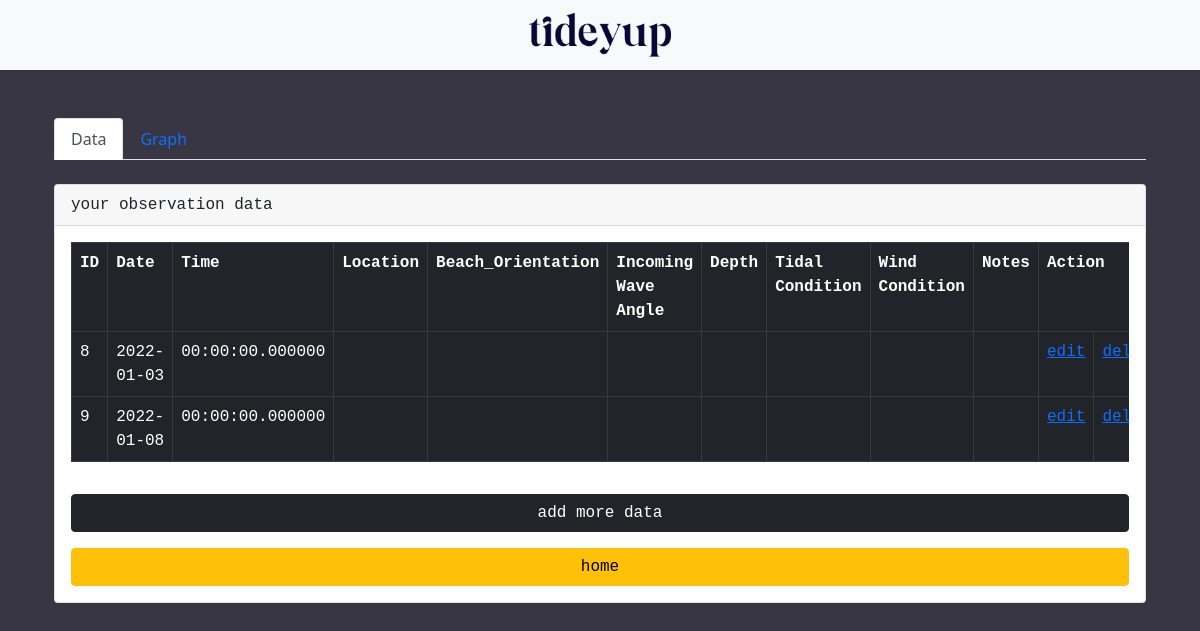
Screenshot of /tideyupnew/user/reviewdata.php with the database file from the repository.
### tables this page shows
CREATE TABLE `tidepad` (
  `id_data` int(11) NOT NULL,
  `id_user` int(11) NOT NULL,
  `date` date NOT NULL,
  `time` time(6) NOT NULL,
  `location` varchar(1000) NOT NULL,
  `beach_orientation` varchar(255) NOT NULL,
  `incoming_wave_angle` varchar(255) NOT NULL,
  `depth` varchar(255) NOT NULL,
  `tidal_condition` varchar(255) NOT NULL,
  `wind_condition` varchar(255) NOT NULL,
  `notes` varchar(255) NOT NULL
);

### tideyupnew/user/reviewdata.php (the view, shortened to what this page needs)
<?php
    include ("koneksi.php");
    $kode_user = $_SESSION["kode_user"];
    $query = "SELECT * FROM tidepad WHERE id_user='$kode_user'";
    $hasil = mysqli_query($koneksi, $query);
?>
<!DOCTYPE html>
<html lang="en">
<head>
    <link href="https://cdn.jsdelivr.net/npm/bootstrap@5.1.1/dist/css/bootstrap.min.css" rel="stylesheet">
    <link rel="stylesheet" href="datepicker/css/datepicker.css">
    <nav class="navbar sticky-top navbar-light bg-light">
    <a class="navbar-brand mx-auto" align="center" href="index.php">
      <img src="img/logo.png" width="70%" height="70%" class="d-inline-block align-top" alt="">
     </a>
</nav>
</head>
<body>
<div class="container col-md px-4 py-5">
<ul class="nav nav-tabs">
  <li class="nav-item">
    <a class="nav-link active" aria-current="page" href="data">Data</a>
  </li>
  <li class="nav-item">
    <a class="nav-link" href="grafik.php">Graph</a>
  </li>
</ul>
<br>
<div class="card font-monospace" id="data">
        <div class="card-header">
          your observation data
        </div>
        <div class="card-body">
        <div class="row g-3 align-items-center">
  <div class="col-auto">
    <div class="table-responsive">
  <table class="table table-bordered table-dark">
        <tr>
            <th>ID</th>
            <th>Date</th>
            <th>Time</th>
            <th>Location</th>
            <th>Beach_Orientation</th>
            <th>Incoming Wave Angle</th>
            <th>Depth</th>
            <th>Tidal Condition</th>
            <th>Wind Condition</th>
            <th>Notes</th>
            <th colspan="2">Action</th>
        </tr>
        <?php
        while($row = mysqli_fetch_array($hasil)){
            echo "<tr>";
            echo "<td>".$row['id_data']."</td>";
            echo "<td>".$row['date']."</td>";
            echo "<td>".$row['time']."</td>";
            echo "<td>".$row['location']."</td>";
            echo "<td>".$row['beach_orientation']."</td>";
            echo "<td>".$row['incoming_wave_angle']."</td>";
            echo "<td>".$row['depth']."</td>";
            echo "<td>".$row['tidal_condition']."</td>";
            echo "<td>".$row['wind_condition']."</td>";
            echo "<td>".$row['notes']."</td>";
            echo "<td><a href='edit.php?id_data=".$row['id_data']."'>edit</a></td>";
            echo "<td><a href='delete.php?id_data=".$row['id_data']."'>delete</a></td>";
            echo "</tr>";
        }
        ?>
    </table>
</div>
  </div>
<br>
  <div class="d-grid gap-2">
        <a href="tidepad.php" class="btn btn-dark font-monospace" type="button">add more data</a>
      </div>
      <br>
      <div class="d-grid gap-2">
        <a href="index.php" class="btn btn-warning font-monospace" type="button">home</a>
      </div>

### tideyupnew/user/reviewdata.php (style rules this page uses)
html { height: 100%; }
body { background-color: #393644; background-image: url('img/boat.png'); background-repeat: no-repeat; background-attachment: fixed; background-size: cover; }

### rows the page displays
tidepad: id_data "8", date "2022-01-03", time "00:00:00.000000"
tidepad: id_data "9", date "2022-01-08", time "00:00:00.000000"
